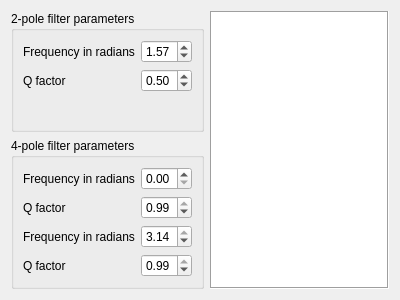
<?xml version="1.0" encoding="UTF-8"?>
<ui version="4.0">
 <class>ZPlaneWidget</class>
 <widget class="QWidget" name="ZPlaneWidget">
  <property name="geometry">
   <rect>
    <x>0</x>
    <y>0</y>
    <width>400</width>
    <height>300</height>
   </rect>
  </property>
  <property name="windowTitle">
   <string>Form</string>
  </property>
  <layout class="QHBoxLayout" name="horizontalLayout">
   <item>
    <layout class="QVBoxLayout" name="verticalLayout">
     <item>
      <widget class="QGroupBox" name="groupBox2Pole">
       <property name="title">
        <string>2-pole filter parameters</string>
       </property>
       <layout class="QFormLayout" name="formLayout">
        <property name="fieldGrowthPolicy">
         <enum>QFormLayout::AllNonFixedFieldsGrow</enum>
        </property>
        <item row="0" column="0">
         <widget class="QLabel" name="labelFrequency">
          <property name="text">
           <string>Frequency in radians</string>
          </property>
         </widget>
        </item>
        <item row="0" column="1">
         <widget class="QDoubleSpinBox" name="spinBoxFrequency">
          <property name="decimals">
           <number>2</number>
          </property>
          <property name="maximum">
           <double>3.140000000000000</double>
          </property>
          <property name="singleStep">
           <double>0.100000000000000</double>
          </property>
          <property name="value">
           <double>1.570000000000000</double>
          </property>
         </widget>
        </item>
        <item row="1" column="0">
         <widget class="QLabel" name="labelQFactor">
          <property name="text">
           <string>Q factor</string>
          </property>
         </widget>
        </item>
        <item row="1" column="1">
         <widget class="QDoubleSpinBox" name="spinBoxQFactor">
          <property name="maximum">
           <double>0.990000000000000</double>
          </property>
          <property name="singleStep">
           <double>0.010000000000000</double>
          </property>
          <property name="value">
           <double>0.500000000000000</double>
          </property>
         </widget>
        </item>
       </layout>
      </widget>
     </item>
     <item>
      <widget class="QGroupBox" name="groupBox4pole">
       <property name="title">
        <string>4-pole filter parameters</string>
       </property>
       <layout class="QFormLayout" name="formLayout_2">
        <item row="0" column="0">
         <widget class="QLabel" name="labelFrequency_2">
          <property name="text">
           <string>Frequency in radians</string>
          </property>
         </widget>
        </item>
        <item row="0" column="1">
         <widget class="QDoubleSpinBox" name="spinBoxFrequency_2">
          <property name="decimals">
           <number>2</number>
          </property>
          <property name="maximum">
           <double>3.140000000000000</double>
          </property>
          <property name="singleStep">
           <double>0.100000000000000</double>
          </property>
          <property name="value">
           <double>0.000000000000000</double>
          </property>
         </widget>
        </item>
        <item row="1" column="0">
         <widget class="QLabel" name="labelQFactor_2">
          <property name="text">
           <string>Q factor</string>
          </property>
         </widget>
        </item>
        <item row="1" column="1">
         <widget class="QDoubleSpinBox" name="spinBoxQFactor_2">
          <property name="maximum">
           <double>0.990000000000000</double>
          </property>
          <property name="singleStep">
           <double>0.010000000000000</double>
          </property>
          <property name="value">
           <double>0.990000000000000</double>
          </property>
         </widget>
        </item>
        <item row="2" column="0">
         <widget class="QLabel" name="labelFrequency_3">
          <property name="text">
           <string>Frequency in radians</string>
          </property>
         </widget>
        </item>
        <item row="2" column="1">
         <widget class="QDoubleSpinBox" name="spinBoxFrequency_3">
          <property name="decimals">
           <number>2</number>
          </property>
          <property name="maximum">
           <double>3.140000000000000</double>
          </property>
          <property name="singleStep">
           <double>0.100000000000000</double>
          </property>
          <property name="value">
           <double>3.140000000000000</double>
          </property>
         </widget>
        </item>
        <item row="3" column="0">
         <widget class="QLabel" name="labelQFactor_3">
          <property name="text">
           <string>Q factor</string>
          </property>
         </widget>
        </item>
        <item row="3" column="1">
         <widget class="QDoubleSpinBox" name="spinBoxQFactor_3">
          <property name="maximum">
           <double>0.990000000000000</double>
          </property>
          <property name="singleStep">
           <double>0.010000000000000</double>
          </property>
          <property name="value">
           <double>0.990000000000000</double>
          </property>
         </widget>
        </item>
       </layout>
      </widget>
     </item>
    </layout>
   </item>
   <item>
    <widget class="QGraphicsView" name="graphicsView">
     <property name="frameShape">
      <enum>QFrame::Box</enum>
     </property>
    </widget>
   </item>
  </layout>
 </widget>
 <resources/>
 <connections/>
</ui>
